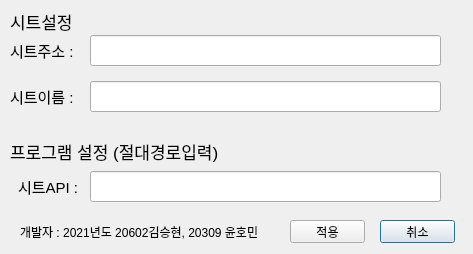
<?xml version="1.0" encoding="UTF-8"?>
<ui version="4.0">
 <class>Dialog</class>
 <widget class="QDialog" name="Dialog">
  <property name="geometry">
   <rect>
    <x>0</x>
    <y>0</y>
    <width>473</width>
    <height>254</height>
   </rect>
  </property>
  <property name="minimumSize">
   <size>
    <width>473</width>
    <height>254</height>
   </size>
  </property>
  <property name="maximumSize">
   <size>
    <width>473</width>
    <height>254</height>
   </size>
  </property>
  <property name="windowTitle">
   <string>Dialog</string>
  </property>
  <widget class="QLineEdit" name="sheetAPI_lineEdit">
   <property name="geometry">
    <rect>
     <x>90</x>
     <y>171</y>
     <width>351</width>
     <height>31</height>
    </rect>
   </property>
   <property name="text">
    <string/>
   </property>
  </widget>
  <widget class="QLabel" name="programSetting">
   <property name="geometry">
    <rect>
     <x>10</x>
     <y>141</y>
     <width>481</width>
     <height>21</height>
    </rect>
   </property>
   <property name="font">
    <font>
     <pointsize>13</pointsize>
    </font>
   </property>
   <property name="text">
    <string>프로그램 설정 (절대경로입력)</string>
   </property>
  </widget>
  <widget class="QLabel" name="sheetAPI">
   <property name="geometry">
    <rect>
     <x>18</x>
     <y>176</y>
     <width>61</width>
     <height>21</height>
    </rect>
   </property>
   <property name="font">
    <font>
     <pointsize>11</pointsize>
    </font>
   </property>
   <property name="text">
    <string>시트API :</string>
   </property>
  </widget>
  <widget class="QLabel" name="sheetSetting">
   <property name="geometry">
    <rect>
     <x>10</x>
     <y>11</y>
     <width>71</width>
     <height>21</height>
    </rect>
   </property>
   <property name="font">
    <font>
     <pointsize>13</pointsize>
    </font>
   </property>
   <property name="text">
    <string>시트설정</string>
   </property>
  </widget>
  <widget class="QLineEdit" name="sheetPermission_lineEdit">
   <property name="geometry">
    <rect>
     <x>90</x>
     <y>35</y>
     <width>351</width>
     <height>31</height>
    </rect>
   </property>
   <property name="font">
    <font>
     <pointsize>9</pointsize>
    </font>
   </property>
   <property name="text">
    <string/>
   </property>
  </widget>
  <widget class="QLineEdit" name="sheetName_lineEdit">
   <property name="geometry">
    <rect>
     <x>90</x>
     <y>81</y>
     <width>351</width>
     <height>31</height>
    </rect>
   </property>
  </widget>
  <widget class="QLabel" name="sheetName">
   <property name="geometry">
    <rect>
     <x>10</x>
     <y>86</y>
     <width>71</width>
     <height>21</height>
    </rect>
   </property>
   <property name="font">
    <font>
     <pointsize>11</pointsize>
    </font>
   </property>
   <property name="text">
    <string>시트이름 :</string>
   </property>
  </widget>
  <widget class="QLabel" name="sheetPermision">
   <property name="geometry">
    <rect>
     <x>10</x>
     <y>40</y>
     <width>71</width>
     <height>21</height>
    </rect>
   </property>
   <property name="font">
    <font>
     <pointsize>11</pointsize>
    </font>
   </property>
   <property name="text">
    <string>시트주소 :</string>
   </property>
  </widget>
  <widget class="QPushButton" name="cancelBtn">
   <property name="geometry">
    <rect>
     <x>380</x>
     <y>220</y>
     <width>75</width>
     <height>23</height>
    </rect>
   </property>
   <property name="text">
    <string>취소</string>
   </property>
  </widget>
  <widget class="QLabel" name="developer">
   <property name="geometry">
    <rect>
     <x>20</x>
     <y>221</y>
     <width>261</width>
     <height>21</height>
    </rect>
   </property>
   <property name="text">
    <string>개발자 : 2021년도 20602김승현, 20309 윤호민</string>
   </property>
  </widget>
  <widget class="QPushButton" name="applyBtn">
   <property name="geometry">
    <rect>
     <x>290</x>
     <y>220</y>
     <width>75</width>
     <height>23</height>
    </rect>
   </property>
   <property name="sizePolicy">
    <sizepolicy hsizetype="Minimum" vsizetype="Fixed">
     <horstretch>0</horstretch>
     <verstretch>0</verstretch>
    </sizepolicy>
   </property>
   <property name="text">
    <string>적용</string>
   </property>
  </widget>
 </widget>
 <resources/>
 <connections/>
</ui>
